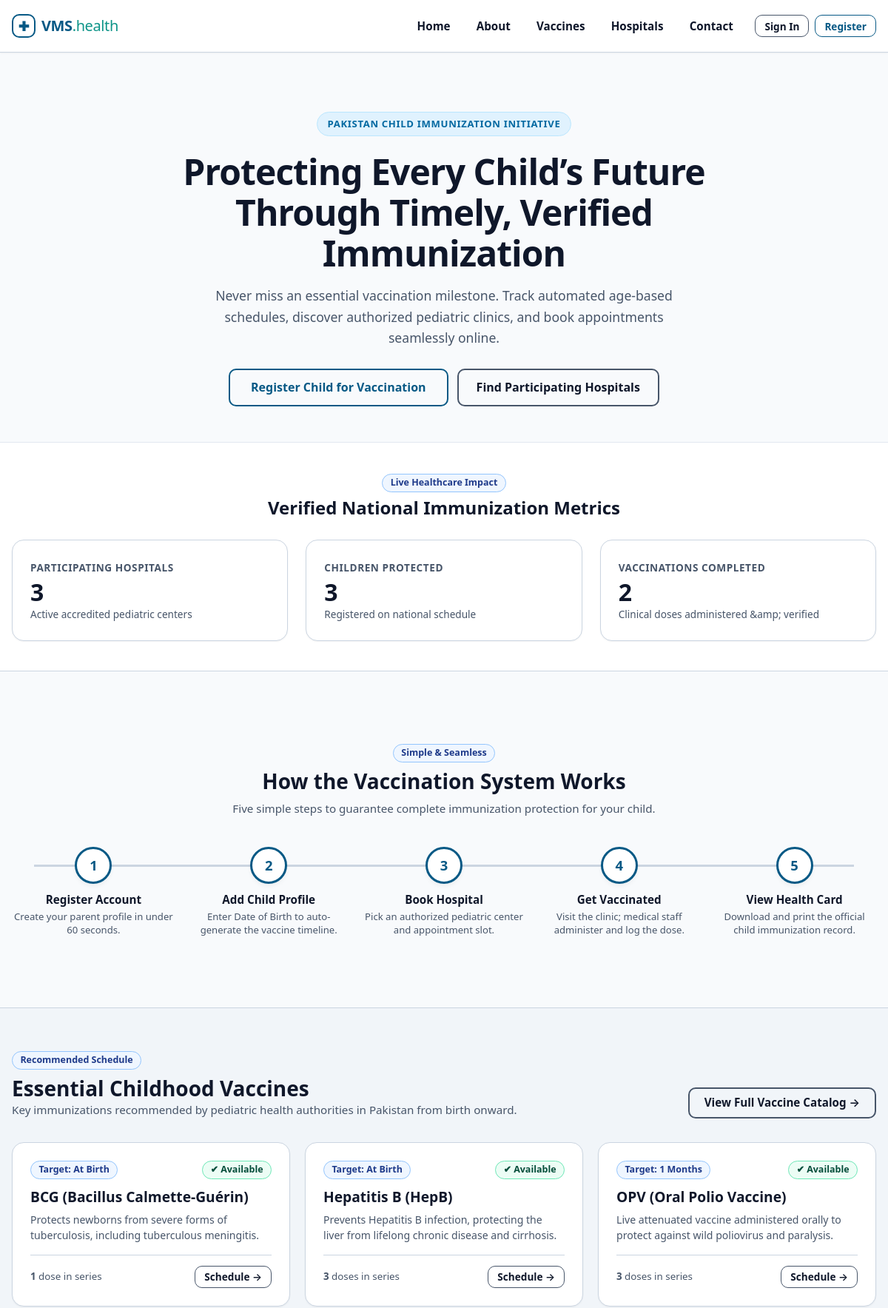
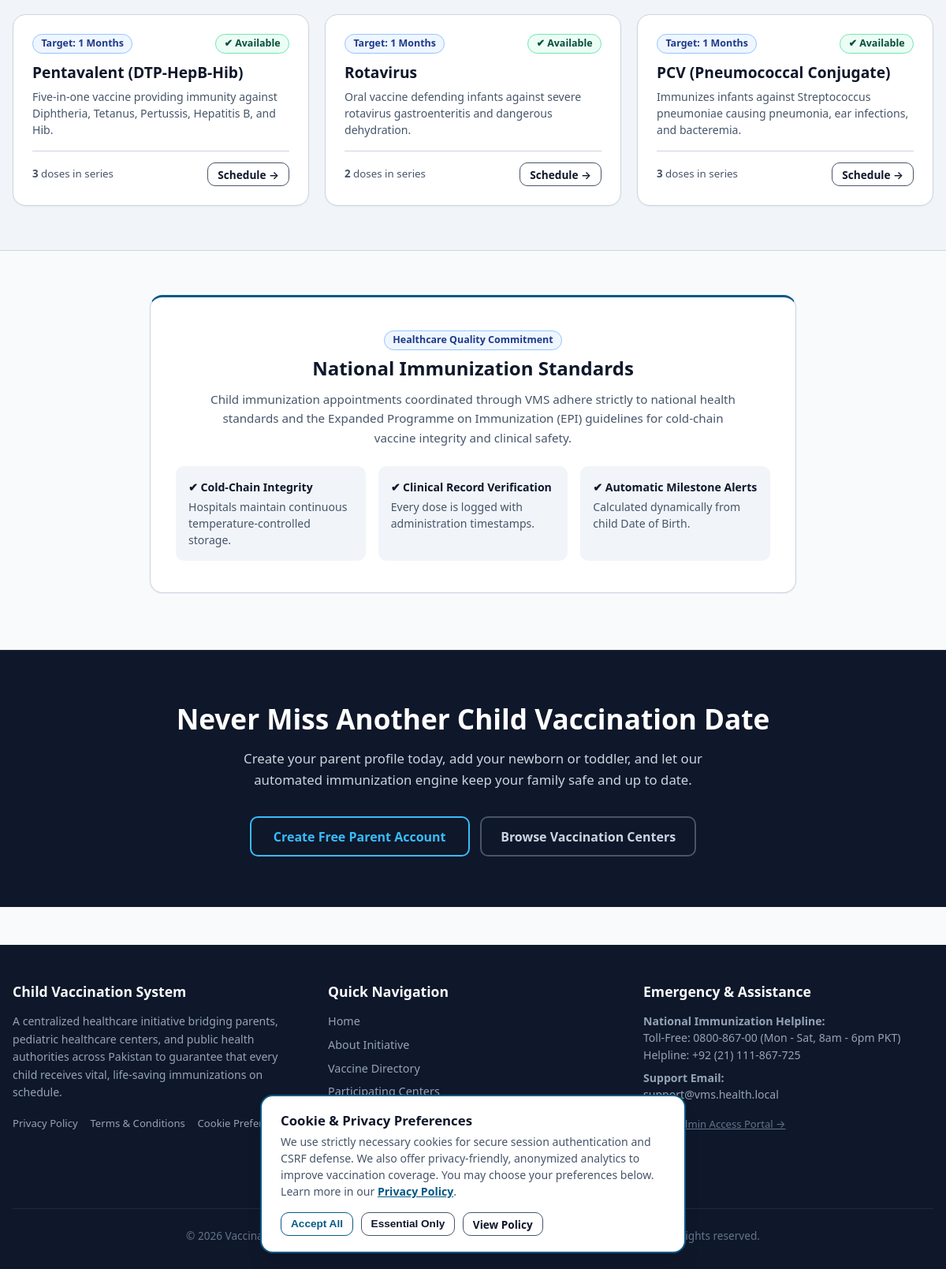
/vms/index.php, run on the app's committed database (2 pictures, top to bottom).
### tables this page shows
CREATE TABLE `vaccines` (
  `id` INT UNSIGNED NOT NULL AUTO_INCREMENT,
  `name` VARCHAR(100) NOT NULL COMMENT 'Vaccine name e.g. BCG, OPV, MMR',
  `description` TEXT NOT NULL COMMENT 'Medical indications, preventable illnesses, instructions',
  `recommended_age_days` INT UNSIGNED NOT NULL COMMENT 'Days from birth when dose is due (0 = Birth)',
  `doses` INT UNSIGNED NOT NULL DEFAULT 1 COMMENT 'Total recommended doses in the series',
  `status` ENUM('available', 'unavailable') NOT NULL DEFAULT 'available',
  `created_at` DATETIME NOT NULL DEFAULT CURRENT_TIMESTAMP,
  PRIMARY KEY (`id`),
  KEY `idx_vaccines_status` (`status`),
  KEY `idx_vaccines_age_days` (`recommended_age_days`)
);

### vms/includes/auth.php (called while the page is built, shortened)
<?php
require_once __DIR__ . '/functions.php';
function isLoggedIn(): bool
{
    return !empty($_SESSION['user_id']) && !empty($_SESSION['user_role']);
}

### vms/includes/functions.php (called while the page is built, shortened)
<?php
function url(string $path = ''): string
{
    return BASE_URL . ltrim($path, '/');
}

### vms/includes/components/cards_grid.php (the view, shortened to what this page needs)
<?php
function renderVaccinesGrid(array $vaccines, bool $animateOnScroll = false): void
{
    $animClass = $animateOnScroll ? 'fade-in-on-scroll' : '';
    $actionUrl = isLoggedIn() && currentRole() === 'parent' ? url('parent/book.php') : url('register.php');
    ?>
    <div class="grid grid-3" style="gap: 1.25rem;">
        <?php foreach ($vaccines as $v):
            $isAvail = ($v['status'] === 'available');
            $ageDisplay = (int)$v['recommended_age_days'] === 0 ? 'At Birth' : (int)$v['recommended_age_days'] . ' Days';
            if ((int)$v['recommended_age_days'] >= 30) {
                $ageDisplay = round((int)$v['recommended_age_days'] / 30.4) . ' Months';
            }
        ?>
            <article class="card <?= $animClass; ?>" style="display: flex; flex-direction: column; justify-content: space-between;">
                <div>
                    <div style="display: flex; justify-content: space-between; align-items: flex-start; margin-bottom: 0.75rem;">
                        <span class="badge badge-info">Target: <?= $ageDisplay; ?></span>
                        <?php if ($isAvail): ?>
                            <span class="badge badge-success">&#10004; Available</span>
                        <?php else: ?>
                            <span class="badge badge-danger">&#10006; Out of Stock</span>
                        <?php endif; ?>
                    </div>
                    <h3 style="font-size: 1.2rem; margin-bottom: 0.5rem; color: var(--text-main);"><?= htmlspecialchars($v['name'], ENT_QUOTES, 'UTF-8'); ?></h3>
                    <p style="font-size: 0.88rem; color: var(--text-muted); line-height: 1.5; margin-bottom: 1rem;">
                        <?= htmlspecialchars($v['description'], ENT_QUOTES, 'UTF-8'); ?>
                    </p>
                </div>
                <div style="border-top: 1px solid var(--border-color); padding-top: 0.85rem; display: flex; justify-content: space-between; align-items: center;">
                    <small style="color: var(--text-muted);">
                        <strong><?= (int)$v['doses']; ?></strong> <?= (int)$v['doses'] === 1 ? 'dose' : 'doses'; ?> in series
                    </small>
                    <a href="<?= $actionUrl; ?>" class="btn btn-outline btn-sm">
                        Schedule &rarr;
                    </a>
                </div>
            </article>
        <?php endforeach; ?>
    </div>
    <?php
}
    ?>

### vms/assets/css/style.css (style rules this page uses)
:root { --primary: #0284c7; --primary-hover: #0369a1; --primary-light: #e0f2fe; --primary-dark: #075985; --teal: #0d9488; --teal-dark: #0f766e; --teal-light: #ccfbf1; --success: #059669; --success-bg: #ecfdf5; --success-border: #6ee7b7; --success-text: #064e3b; --warning: #d97706; --warning-bg: #fffbeb; --warning-border: #fcd34d; --warning-text: #78350f; --danger: #dc2626; --danger-bg: #fef2f2; --danger-border: #fca5a5; --danger-text: #7f1d1d; --info: #2563eb; --info-bg: #eff6ff; --info-border: #93c5fd; --info-text: #1e3a8a; --text-main: #0f172a; --text-muted: #475569; --text-light: #64748b; --bg-body: #f8fafc; --bg-card: #ffffff; --bg-subtle: #f1f5f9; --border-color: #cbd5e1; --border-focus: #0284c7; --shadow-sm: 0 1px 2px 0 rgba(0, 0, 0, 0.05); --shadow-md: 0 4px 6px -1px rgba(0, 0, 0, 0.07), 0 2px 4px -2px rgba(0, 0, 0, 0.05); --shadow-lg: 0 10px 15px -3px rgba(0, 0, 0, 0.08), 0 4px 6px -4px rgba(0, 0, 0, 0.04); --shadow-xl: 0 20px 25px -5px rgba(0, 0, 0, 0.1), 0 8px 10px -6px rgba(0, 0, 0, 0.05); --radius-sm: 6px; --radius-md: 10px; --radius-lg: 16px; --radius-full: 9999px; --max-width: 1200px; --header-height: 70px; }
*, *::before, *::after { box-sizing: border-box; margin: 0; padding: 0; }
html { font-size: 16px; scroll-behavior: smooth; -webkit-text-size-adjust: 100%; overflow-x: hidden; }
body { font-family: system-ui, -apple-system, BlinkMacSystemFont, "Segoe UI", Roboto, Helvetica, Arial, sans-serif; background-color: var(--bg-body); color: var(--text-main); line-height: 1.5; min-height: 100vh; display: flex; flex-direction: column; overflow-x: hidden; width: 100%; }
a { color: var(--primary-dark); text-decoration: none; transition: color 0.15s ease-in-out; }
h1, h2, h3, h4, h5, h6 { color: var(--text-main); font-weight: 700; line-height: 1.25; margin-bottom: 0.5rem; }
h3 { font-size: 1.25rem; }
p { margin-bottom: 1rem; color: var(--text-muted); }
.grid { display: grid; gap: 1.25rem; grid-template-columns: 1fr; }
@media (min-width: 768px) { .grid-3 { grid-template-columns: repeat(3, 1fr); } }
.card { background-color: var(--bg-card); border: 1px solid var(--border-color); border-radius: var(--radius-lg); box-shadow: var(--shadow-sm); padding: 1.5rem; transition: transform 0.15s ease, box-shadow 0.15s ease; }
.btn { display: inline-flex; align-items: center; justify-content: center; gap: 0.4rem; padding: 0.6rem 1.25rem; border-radius: var(--radius-md); font-size: 0.95rem; font-weight: 600; border: 2px solid transparent; background-color: transparent; cursor: pointer; text-align: center; transition: background-color 0.15s ease, border-color 0.15s ease, color 0.15s ease, box-shadow 0.15s ease; text-decoration: none; line-height: 1.25; }
.btn-outline { background-color: transparent; border-color: #475569; color: var(--text-main); }
.btn-sm { padding: 0.35rem 0.75rem; font-size: 0.85rem; border-width: 1.5px; }
.badge { display: inline-flex; align-items: center; gap: 0.3rem; padding: 0.25rem 0.65rem; font-size: 0.78rem; font-weight: 700; border-radius: var(--radius-full); text-transform: capitalize; line-height: 1.2; }
.badge-success { background-color: var(--success-bg); color: var(--success-text); border: 1px solid var(--success-border); }
.badge-info { background-color: var(--info-bg); color: var(--info-text); border: 1px solid var(--info-border); }

### data on the page
vaccines: recommended_age_days "At Birth", status "✔ Available", name "BCG (Bacillus Calmette-Guérin)", description "Protects newborns from severe forms of tuberculosis, including tuberculous meningitis.", doses "1"
vaccines: recommended_age_days "At Birth", status "✔ Available", name "Hepatitis B (HepB)", description "Prevents Hepatitis B infection, protecting the liver from lifelong chronic disease and cirrhosis.", doses "3"
vaccines: recommended_age_days "1 Months", status "✔ Available", name "OPV (Oral Polio Vaccine)", description "Live attenuated vaccine administered orally to protect against wild poliovirus and paralysis.", doses "3"
vaccines: recommended_age_days "1 Months", status "✔ Available", name "Pentavalent (DTP-HepB-Hib)", description "Five-in-one vaccine providing immunity against Diphtheria, Tetanus, Pertussis, Hepatitis B, and Hib.", doses "3"
vaccines: recommended_age_days "1 Months", status "✔ Available", name "Rotavirus", description "Oral vaccine defending infants against severe rotavirus gastroenteritis and dangerous dehydration.", doses "2"
vaccines: recommended_age_days "1 Months", status "✔ Available", name "PCV (Pneumococcal Conjugate)", description "Immunizes infants against Streptococcus pneumoniae causing pneumonia, ear infections, and bacteremia.", doses "3"

### other printed values
$label "PARTICIPATING HOSPITALS CHILDREN PROTECTED VACCINATIONS COMPLETED"
$to "3 3 2"
$subtitle "Active accredited pediatric centers Registered on national schedule Clinical doses administered &amp; verified"
